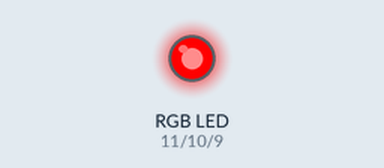
This sketch was run on a simulated Arduino Uno, built with avr-gcc and run on an emulated ATmega328P. On the bench: an RGB LED mixed from three pins (HIGH = lit). Dim RGB values are drawn brighter than linear.

Above: at 0.05 s.
At 1.0 s:
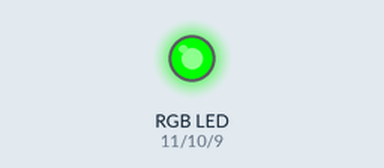
At 1.5 s:
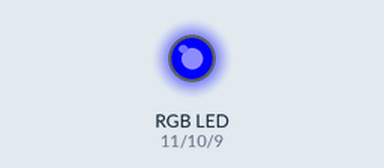
At 2.0 s:
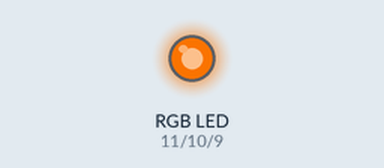
At 3.0 s:
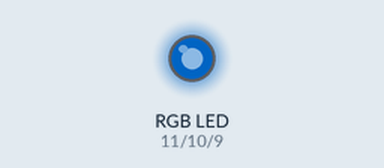
At 4.0 s:
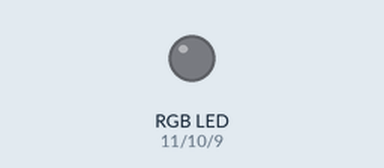
Timing chart, 0 to 5.2 s (numbered marks = the images above):
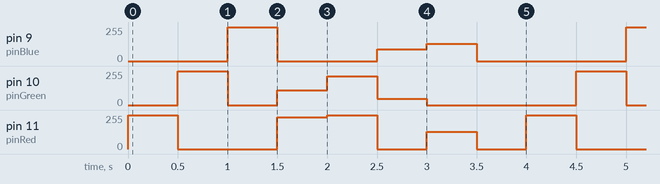

Measured:
- by itself, pin 9 (pinBlue): repeats every 4.0 s: 0/255 1.0 s, 90/255 0.50 s, 128/255 0.50 s, 0/255 1.5 s, 255/255 0.50 s
- by itself, pin 10 (pinGreen): repeats every 4.0 s: 0/255 0.50 s, 109/255 0.50 s, 215/255 0.50 s, 46/255 0.50 s, 0/255 1.5 s, 255/255 0.50 s
- by itself, pin 11 (pinRed): repeats every 4.0 s: 0/255 1.0 s, 237/255 0.50 s, 255/255 0.50 s, 0/255 0.50 s, 128/255 0.50 s, 0/255 0.50 s, 255/255 0.50 s

The sketch:

Led_RGB.ino
```cpp
//  Accensione del led RGB passando per le varie tonalità

int pinRed = 11;
int pinGreen = 10;
int pinBlue = 9;
void colore (unsigned char Red, unsigned char Green, unsigned char Blue)
{
 analogWrite(pinRed, Red); //attiva il led rosso con l’intensita’ della variabile Red
 analogWrite(pinBlue, Blue); //attiva il led blu con l’intensita’ della variabile Blue
 analogWrite(pinGreen, Green); //attiva il led verde con l’intensita’ della variabile Green
}
void setup()
{
 pinMode(pinRed, OUTPUT);
 pinMode(pinGreen, OUTPUT);
 pinMode(pinBlue, OUTPUT);
}
void loop()
{
 colore(255, 0, 0); // accende il rosso
 delay(500);
 colore(0,255, 0); // accede il verde
 delay(500);
 colore(0, 0, 255); // accende il blu
 delay(500);
 colore(237,109,0); // accende l’arancione
 delay(500);
 colore(255,215,0); // accende il giallo
 delay(500);
 colore(0,46,90); // accende l’indaco
 delay(500);
 colore(128,0,128); // accende il viola
 delay(500);
 colore(0,0,0); // spegne tutto
 delay(500);
}
```
